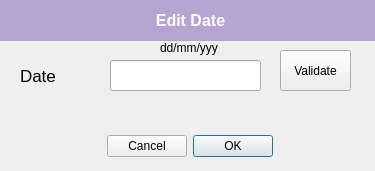
<?xml version="1.0" encoding="UTF-8"?>
<ui version="4.0">
 <class>CreateProduct</class>
 <widget class="QDialog" name="CreateProduct">
  <property name="geometry">
   <rect>
    <x>0</x>
    <y>0</y>
    <width>375</width>
    <height>171</height>
   </rect>
  </property>
  <property name="windowTitle">
   <string>Dialog</string>
  </property>
  <widget class="QDialogButtonBox" name="buttonBox">
   <property name="geometry">
    <rect>
     <x>10</x>
     <y>130</y>
     <width>361</width>
     <height>32</height>
    </rect>
   </property>
   <property name="layoutDirection">
    <enum>Qt::RightToLeft</enum>
   </property>
   <property name="orientation">
    <enum>Qt::Horizontal</enum>
   </property>
   <property name="standardButtons">
    <set>QDialogButtonBox::Cancel|QDialogButtonBox::Ok</set>
   </property>
   <property name="centerButtons">
    <bool>true</bool>
   </property>
  </widget>
  <widget class="QLineEdit" name="Date">
   <property name="geometry">
    <rect>
     <x>110</x>
     <y>60</y>
     <width>151</width>
     <height>31</height>
    </rect>
   </property>
  </widget>
  <widget class="QLabel" name="label">
   <property name="geometry">
    <rect>
     <x>20</x>
     <y>60</y>
     <width>141</width>
     <height>31</height>
    </rect>
   </property>
   <property name="font">
    <font>
     <family>MS Sans Serif</family>
     <pointsize>13</pointsize>
     <weight>50</weight>
     <bold>false</bold>
    </font>
   </property>
   <property name="layoutDirection">
    <enum>Qt::LeftToRight</enum>
   </property>
   <property name="styleSheet">
    <string notr="true"/>
   </property>
   <property name="text">
    <string>Date</string>
   </property>
   <property name="alignment">
    <set>Qt::AlignLeading|Qt::AlignLeft|Qt::AlignVCenter</set>
   </property>
   <property name="wordWrap">
    <bool>true</bool>
   </property>
  </widget>
  <widget class="QLabel" name="label_7">
   <property name="geometry">
    <rect>
     <x>0</x>
     <y>0</y>
     <width>381</width>
     <height>41</height>
    </rect>
   </property>
   <property name="font">
    <font>
     <family>MS Sans Serif</family>
     <pointsize>12</pointsize>
     <weight>75</weight>
     <bold>true</bold>
    </font>
   </property>
   <property name="layoutDirection">
    <enum>Qt::LeftToRight</enum>
   </property>
   <property name="styleSheet">
    <string notr="true">background-color: rgb(182, 164, 209);
color: rgb(255, 255, 255);</string>
   </property>
   <property name="text">
    <string>Edit Date</string>
   </property>
   <property name="alignment">
    <set>Qt::AlignCenter</set>
   </property>
   <property name="wordWrap">
    <bool>true</bool>
   </property>
  </widget>
  <widget class="QLabel" name="ProductNameText">
   <property name="geometry">
    <rect>
     <x>20</x>
     <y>170</y>
     <width>291</width>
     <height>31</height>
    </rect>
   </property>
   <property name="font">
    <font>
     <family>Courier</family>
     <pointsize>10</pointsize>
     <weight>50</weight>
     <bold>false</bold>
    </font>
   </property>
   <property name="layoutDirection">
    <enum>Qt::LeftToRight</enum>
   </property>
   <property name="styleSheet">
    <string notr="true"/>
   </property>
   <property name="text">
    <string/>
   </property>
   <property name="alignment">
    <set>Qt::AlignLeading|Qt::AlignLeft|Qt::AlignVCenter</set>
   </property>
   <property name="wordWrap">
    <bool>true</bool>
   </property>
  </widget>
  <widget class="QPushButton" name="Validate">
   <property name="geometry">
    <rect>
     <x>280</x>
     <y>50</y>
     <width>71</width>
     <height>41</height>
    </rect>
   </property>
   <property name="text">
    <string>Validate</string>
   </property>
  </widget>
  <widget class="QLabel" name="label_2">
   <property name="geometry">
    <rect>
     <x>160</x>
     <y>40</y>
     <width>61</width>
     <height>16</height>
    </rect>
   </property>
   <property name="text">
    <string>dd/mm/yyy</string>
   </property>
  </widget>
  <widget class="QLabel" name="message">
   <property name="geometry">
    <rect>
     <x>90</x>
     <y>100</y>
     <width>201</width>
     <height>16</height>
    </rect>
   </property>
   <property name="text">
    <string/>
   </property>
  </widget>
 </widget>
 <resources/>
 <connections>
  <connection>
   <sender>buttonBox</sender>
   <signal>accepted()</signal>
   <receiver>CreateProduct</receiver>
   <slot>accept()</slot>
   <hints>
    <hint type="sourcelabel">
     <x>248</x>
     <y>254</y>
    </hint>
    <hint type="destinationlabel">
     <x>157</x>
     <y>274</y>
    </hint>
   </hints>
  </connection>
  <connection>
   <sender>buttonBox</sender>
   <signal>rejected()</signal>
   <receiver>CreateProduct</receiver>
   <slot>reject()</slot>
   <hints>
    <hint type="sourcelabel">
     <x>316</x>
     <y>260</y>
    </hint>
    <hint type="destinationlabel">
     <x>286</x>
     <y>274</y>
    </hint>
   </hints>
  </connection>
 </connections>
</ui>
